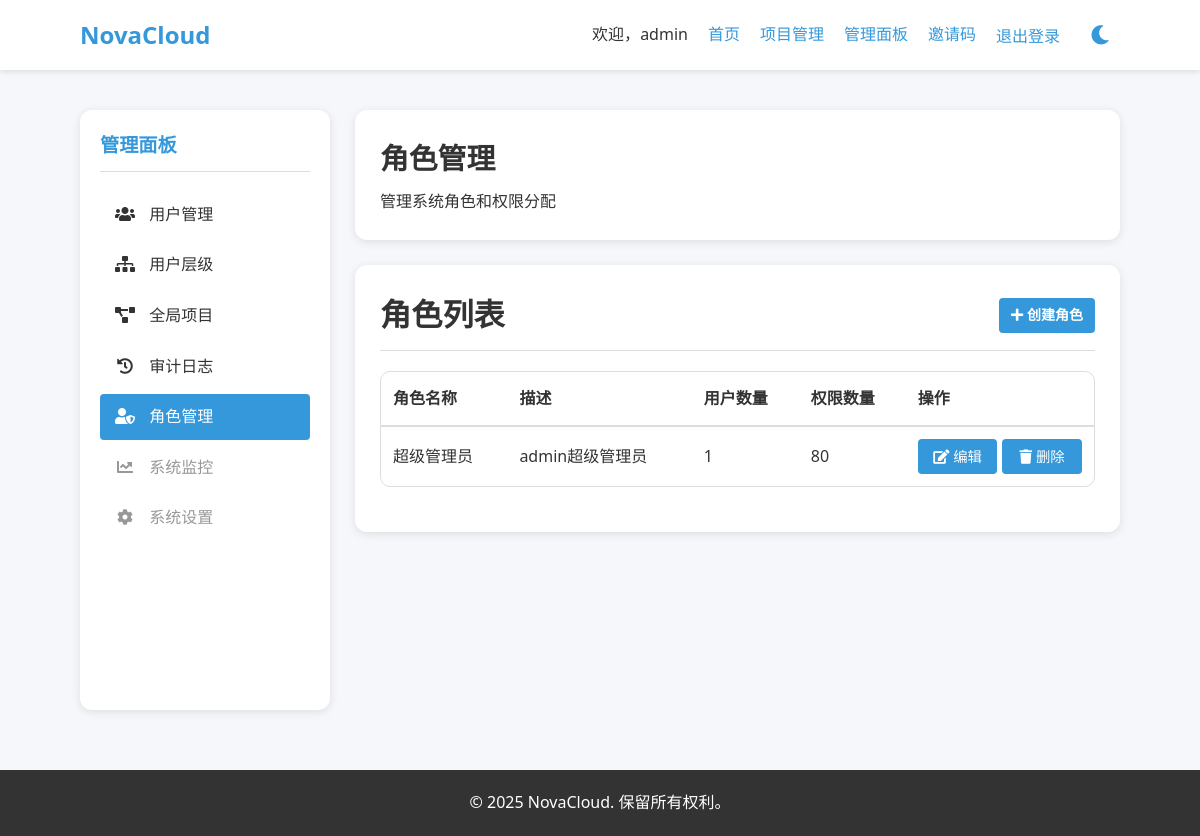
Page /admin-panel/roles/ (signed in) on the committed database.
### admin_panel/models.py (models this page shows, shortened)
class Role(models.Model):
    name = models.CharField(
        max_length=50,
        unique=True,
        verbose_name="角色名称"
    )
    description = models.TextField(
        blank=True,
        null=True,
        verbose_name="角色描述"
    )
    permissions = models.ManyToManyField(
        Permission,
        blank=True,
        verbose_name="权限",
        related_name="roles"
    )
    class Meta:
        verbose_name = "角色"
        verbose_name_plural = "角色"
        ordering = ['name']

### admin_panel/views.py (the view)
# urls.py: path('roles/', views.RoleListView.as_view(), name='role_list'),
class RoleListView(LoginRequiredMixin, SuperuserRequiredMixin, ListView):
    model = Role
    template_name = 'admin_panel/roles/role_list.html'
    context_object_name = 'roles'
    def get_queryset(self):
        return Role.objects.annotate(user_count=Count('users')).order_by('name')

### admin_panel/views.py (called while the page is built)
    def test_func(self):
        return self.request.user.is_superuser

### templates/admin_panel/roles/role_list.html (shortened to what this page needs)
{% extends 'admin_panel/base_admin.html' %}
{% load static %}
{% block admin_content %}
<div class="admin-content-header">
    <h1>角色管理</h1>
    <p>管理系统角色和权限分配</p>
</div>
<div class="admin-box">
    <div class="admin-box-title">
        <h2>角色列表</h2>
        <div class="admin-box-actions">
            <a href="{% url 'admin_panel:role_create' %}" class="btn btn-primary">
                <i class="fas fa-plus"></i> 创建角色
            </a>
        </div>
    </div>
    <div class="admin-box-content">
        {% if roles %}
            <div class="table-responsive">
                <table class="table">
                    <thead>
                        <tr>
                            <th>角色名称</th>
                            <th>描述</th>
                            <th>用户数量</th>
                            <th>权限数量</th>
                            <th>操作</th>
                        </tr>
                    </thead>
                    <tbody>
                        {% for role in roles %}
                            <tr>
                                <td>{{ role.name }}</td>
                                <td>{{ role.description|default:"" }}</td>
                                <td>{{ role.user_count }}</td>
                                <td>{{ role.permissions.count }}</td>
                                <td>
                                    <div class="btn-group">
                                        <a href="{% url 'admin_panel:role_edit' role.id %}" class="btn btn-sm btn-secondary">
                                            <i class="fas fa-edit"></i> 编辑
                                        </a>
                                        <a href="{% url 'admin_panel:role_delete' role.id %}" class="btn btn-sm btn-danger">
                                            <i class="fas fa-trash"></i> 删除
                                        </a>
                                    </div>
                                </td>
                            </tr>
                        {% endfor %}
                    </tbody>
                </table>
            </div>
        {% else %}
            <div class="no-data-message">
                <p>目前没有角色。点击 "创建角色" 按钮创建第一个角色。</p>
            </div>
        {% endif %}
    </div>
</div>
{% endblock %}

### templates/base.html (shortened to what this page needs)
<!DOCTYPE html>
<html lang="zh-CN">
<head>
    {% load static %}
    <link rel="stylesheet" href="{% static 'fontawesome/css/all.min.css' %}">
    <link rel="stylesheet" href="{% static 'css/style.css' %}">
</head>
<body>
    <header class="site-header">
        <div class="container">
            <div class="logo">
                <a href="{% url 'core:index' %}">NovaCloud</a>
            </div>
            <nav class="main-nav">
                <ul>
                    {% if user.is_authenticated %}
                        <li>欢迎，{{ user.username }}</li>
                        <li><a href="{% url 'core:index' %}">首页</a></li>
                        <li><a href="{% url 'iot_devices:project_list' %}">项目管理</a></li>
                        {% if user.is_staff or user.profile.role.permissions.exists %}
                        <li><a href="{% url 'admin_panel:user_list' %}">管理面板</a></li>
                        {% endif %}
                        <li>
                            <a href="{% url 'accounts:invitation_list' %}">邀请码</a>
                        </li>
                        <li>
                            <form method="post" action="{% url 'accounts:logout' %}" class="logout-form">
                                <button type="submit" class="logout-btn">退出登录</button>
                            </form>
                        </li>
                        <li>
                            <button id="theme-toggle" class="theme-toggle" aria-label="切换主题">
                                <i class="fas fa-moon" id="dark-icon"></i>
                            </button>
                        </li>
                    {% endif %}
                </ul>
            </nav>
        </div>
    </header>
    <main class="site-content">
        <div class="container">
            {% block content %}{% endblock %}
        </div>
    </main>
    <footer class="site-footer">
        <div class="container">
            <p>&copy; {% now "Y" %} NovaCloud. 保留所有权利。</p>
        </div>
    </footer>
</body>
</html>

### static/css/style.css (style rules this page uses)
:root { --primary-color: #3498db; --secondary-color: #2980b9; --accent-color: #f39c12; --success-color: #2ecc71; --error-color: #e74c3c; --bg-color: #f5f7fa; --text-color: #333; --card-bg: #ffffff; --feature-card-bg: #f8f9fa; --nav-bg: #ffffff; --border-color: #ddd; --border-light: #eee; --border-dashed: #eee; --shadow-color: rgba(0, 0, 0, 0.1); --input-bg: #ffffff; --input-text: #333; --input-border: #ddd; --table-header-bg: #f8f9fa; --table-header-text: #495057; --table-hover-bg: #f8f9fa; --table-border: #ddd; --device-key-bg: #f1f1f1; --no-data-bg: #f8f9fa; --no-data-text: #6c757d; --select-bg: #ffffff; --select-text: #333; --select-border: #ddd; --footer-bg: #333; --footer-text: #ffffff; --card-background: #ffffff; --card-border: #e0e0e0; --card-shadow: rgba(0, 0, 0, 0.1); --card-shadow-hover: rgba(0, 0, 0, 0.15); --card-header-bg: #f8f9fa; --card-header-border: #e0e0e0; --card-header-text: #333; --card-body-text: #555; --card-meta-bg: #f8f9fa; --card-meta-text: #666; --card-meta-icon: #888; --card-footer-bg: #f8f9fa; --card-footer-border: #e0e0e0; --strategy-device-bg: #f0f7ff; --strategy-device-border: #007bff; --strategy-device-label: #555; --strategy-device-name: #007bff; }
* { margin: 0; padding: 0; box-sizing: border-box; }
body { font-family: 'Segoe UI', Tahoma, Geneva, Verdana, sans-serif; line-height: 1.6; color: var(--text-color); background-color: var(--bg-color); min-height: 100vh; display: flex; flex-direction: column; }
.container { width: 90%; max-width: 1200px; margin: 0 auto; padding: 0 20px; }
a { color: var(--primary-color); text-decoration: none; transition: color 0.3s; }
.btn { display: inline-block; padding: 10px 15px; background-color: var(--primary-color); color: white; border: none; border-radius: 4px; cursor: pointer; transition: background 0.3s; }
.btn-primary { background-color: var(--primary-color); }
.site-header { background-color: var(--nav-bg); box-shadow: 0 2px 5px var(--shadow-color); padding: 15px 0; }
.site-header .container { display: flex; justify-content: space-between; align-items: center; }
.logo a { font-size: 24px; font-weight: bold; color: var(--primary-color); }
.main-nav ul { display: flex; list-style: none; align-items: center; }
.main-nav li { margin-left: 20px; display: flex; align-items: center; height: 40px; }
.logout-form { margin: 0; padding: 0; display: flex; align-items: center; height: 100%; }
.logout-btn { background: none; border: none; color: var(--primary-color); cursor: pointer; font-size: inherit; font-family: inherit; padding: 0; text-decoration: none; transition: color 0.3s; }
.theme-toggle { background: none; border: none; color: var(--primary-color); cursor: pointer; font-size: 1.2rem; padding: 8px; display: flex; align-items: center; justify-content: center; transition: color 0.3s, transform 0.3s; border-radius: 50%; height: 40px; width: 40px; }
.site-content { flex: 1; padding: 40px 0; }
.site-footer { background-color: var(--footer-bg); color: var(--footer-text); padding: 20px 0; text-align: center; }
.btn-sm { padding: 5px 10px; font-size: 0.875rem; }
.table-responsive { overflow-x: auto; margin-bottom: 20px; }
.btn-group { display: flex; flex-wrap: wrap; gap: 5px; }
.btn-group .btn { flex: 1; text-align: center; padding: 6px 8px; font-size: 0.9rem; }

### rows in the picture
Role: name "超级管理员", description "admin超级管理员", user_count "1", permissions.count "80"

### other values in the picture
{{ user.username }} "admin"
